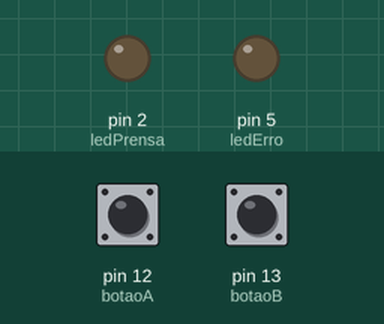
A sketch run on a simulated Arduino Uno, built with avr-gcc and run on an emulated ATmega328P. Parts: output pins drawn as LEDs (lit = HIGH). Inputs (shaded band) come from the test bench; at power-on: pin 12 (botaoA) HIGH, pin 13 (botaoB) HIGH.

Above: at 1.2 s.
1.3 s: pin 12 (botaoA) pulled LOW for 1 s
At 2.05 s:
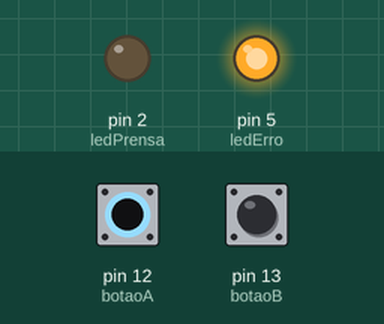
3.8 s: pin 12 (botaoA) pulled LOW for 3.2 s
At 7.8 s:
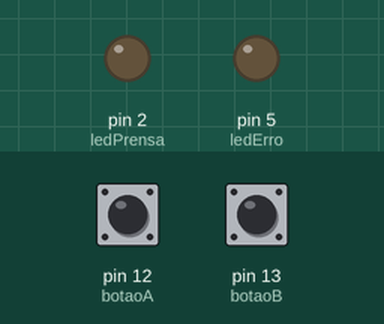
8.5 s: pin 13 (botaoB) pulled LOW for 3.2 s
At 9.4 s:
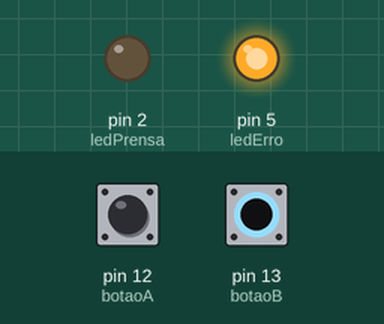
13.2 s: pin 12 (botaoA) driven LOW and pin 13 (botaoB) driven LOW
At 13.7 s:
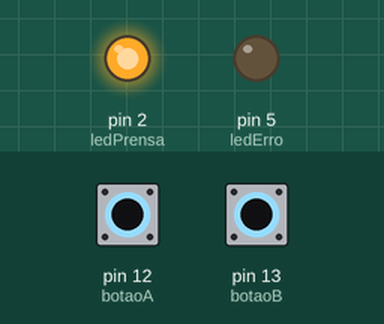
Timing chart, 0 to 15.7 s (numbered marks = the images above; inputs shaded):
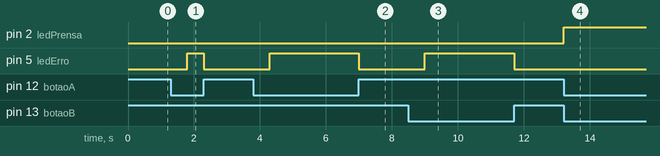

Measured:
- after the input at 1.3 s, pin 5 (ledErro): LOW → HIGH after 0.50 s, → LOW 0.50 s later
- after the input at 3.8 s, pin 5 (ledErro): LOW → HIGH after 0.50 s, → LOW 2.7 s later
- after the input at 8.5 s, pin 5 (ledErro): LOW → HIGH after 0.50 s, → LOW 2.7 s later
- after the input at 13.2 s, pin 2 (ledPrensa): LOW → HIGH at once

The sketch:

Ex14.ino
```cpp
const int botaoA = 12;
const int botaoB = 13;
const int ledPrensa = 2;
const int ledErro = 5;
unsigned long tempoPrimeiroClique = 0;
bool esperandoSegundoBotao = false;
bool comandoFinalizado = false;

void setup() {
  pinMode(botaoA, INPUT_PULLUP);
  pinMode(botaoB, INPUT_PULLUP);
  pinMode(ledPrensa, OUTPUT);
  pinMode(ledErro, OUTPUT);
}

void loop() {
  bool estadoA = !digitalRead(botaoA);
  bool estadoB = !digitalRead(botaoB);
  unsigned long agora = millis();


  if ((estadoA || estadoB) && !esperandoSegundoBotao && !comandoFinalizado) {
    tempoPrimeiroClique = agora;
    esperandoSegundoBotao = true;
  }


  if (esperandoSegundoBotao && !comandoFinalizado) {


    if (estadoA && estadoB) {
      if (agora - tempoPrimeiroClique <= 500) {
        digitalWrite(ledPrensa, HIGH);
        digitalWrite(ledErro, LOW);
      } else {
        digitalWrite(ledPrensa, LOW);
        digitalWrite(ledErro, HIGH);
      }
      comandoFinalizado = true;
    }


    if (agora - tempoPrimeiroClique > 500 && !comandoFinalizado) {
      digitalWrite(ledErro, HIGH);
      digitalWrite(ledPrensa, LOW);
      comandoFinalizado = true;
    }
  }


  if (!estadoA && !estadoB) {
    digitalWrite(ledPrensa, LOW);
    digitalWrite(ledErro, LOW);
    esperandoSegundoBotao = false;
    comandoFinalizado = false;
  }
}
```
